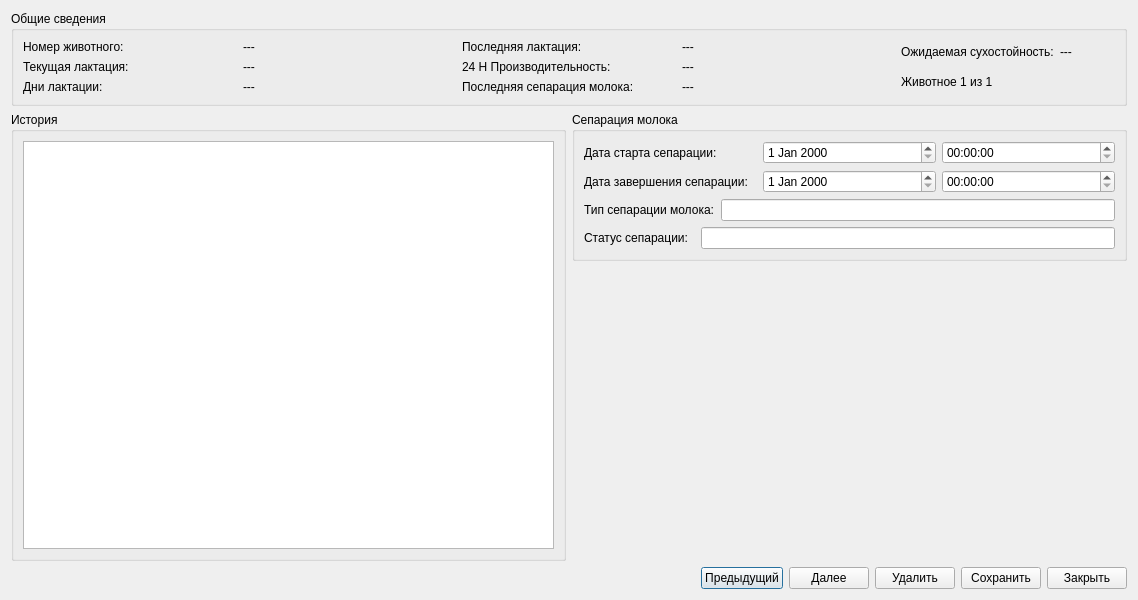
<?xml version="1.0" encoding="UTF-8"?>
<ui version="4.0">
 <class>form_dataentry_dataentry___milk_separationoff_add</class>
 <widget class="QDialog" name="form_dataentry_dataentry___milk_separationoff_add">
  <property name="geometry">
   <rect>
    <x>0</x>
    <y>0</y>
    <width>1138</width>
    <height>600</height>
   </rect>
  </property>
  <property name="windowTitle">
   <string>Dialog</string>
  </property>
  <layout class="QVBoxLayout" name="verticalLayout_9">
   <item>
    <widget class="QGroupBox" name="groupBox_3">
     <property name="title">
      <string>Общие сведения</string>
     </property>
     <layout class="QHBoxLayout" name="horizontalLayout_3">
      <item>
       <layout class="QVBoxLayout" name="verticalLayout_3">
        <item>
         <widget class="QLabel" name="label_2">
          <property name="text">
           <string>Номер животного:</string>
          </property>
         </widget>
        </item>
        <item>
         <widget class="QLabel" name="label_3">
          <property name="text">
           <string>Текущая лактация:</string>
          </property>
         </widget>
        </item>
        <item>
         <widget class="QLabel" name="label_4">
          <property name="text">
           <string>Дни лактации:</string>
          </property>
         </widget>
        </item>
       </layout>
      </item>
      <item>
       <layout class="QVBoxLayout" name="verticalLayout_4">
        <item>
         <widget class="QLabel" name="label_number">
          <property name="text">
           <string>---</string>
          </property>
         </widget>
        </item>
        <item>
         <widget class="QLabel" name="label_current_lactation">
          <property name="text">
           <string>---</string>
          </property>
         </widget>
        </item>
        <item>
         <widget class="QLabel" name="label_days_lactation">
          <property name="text">
           <string>---</string>
          </property>
         </widget>
        </item>
       </layout>
      </item>
      <item>
       <layout class="QVBoxLayout" name="verticalLayout_5">
        <item>
         <widget class="QLabel" name="label_5">
          <property name="text">
           <string>Последняя лактация:</string>
          </property>
         </widget>
        </item>
        <item>
         <widget class="QLabel" name="label_6">
          <property name="text">
           <string>24 H Производительность:</string>
          </property>
         </widget>
        </item>
        <item>
         <widget class="QLabel" name="label_7">
          <property name="text">
           <string>Последняя сепарация молока:</string>
          </property>
         </widget>
        </item>
       </layout>
      </item>
      <item>
       <layout class="QVBoxLayout" name="verticalLayout_6">
        <item>
         <widget class="QLabel" name="label_last_lactation">
          <property name="text">
           <string>---</string>
          </property>
         </widget>
        </item>
        <item>
         <widget class="QLabel" name="label_24_H_product">
          <property name="text">
           <string>---</string>
          </property>
         </widget>
        </item>
        <item>
         <widget class="QLabel" name="label_last_milk_separation">
          <property name="text">
           <string>---</string>
          </property>
         </widget>
        </item>
       </layout>
      </item>
      <item>
       <layout class="QVBoxLayout" name="verticalLayout_7">
        <item>
         <layout class="QHBoxLayout" name="horizontalLayout_2">
          <item>
           <widget class="QLabel" name="label_8">
            <property name="text">
             <string>Ожидаемая сухостойность:</string>
            </property>
           </widget>
          </item>
          <item>
           <widget class="QLabel" name="label_expected_dry">
            <property name="text">
             <string>---</string>
            </property>
           </widget>
          </item>
         </layout>
        </item>
        <item>
         <widget class="QLabel" name="label_9">
          <property name="text">
           <string>Животное 1 из 1</string>
          </property>
         </widget>
        </item>
       </layout>
      </item>
     </layout>
    </widget>
   </item>
   <item>
    <layout class="QHBoxLayout" name="horizontalLayout_5">
     <item>
      <widget class="QGroupBox" name="groupBox">
       <property name="title">
        <string>История</string>
       </property>
       <layout class="QVBoxLayout" name="verticalLayout">
        <item>
         <widget class="QTableWidget" name="tableWidget"/>
        </item>
       </layout>
      </widget>
     </item>
     <item>
      <layout class="QVBoxLayout" name="verticalLayout_2">
       <item>
        <widget class="QGroupBox" name="groupBox_2">
         <property name="title">
          <string>Сепарация молока</string>
         </property>
         <layout class="QVBoxLayout" name="verticalLayout_8">
          <item>
           <layout class="QHBoxLayout" name="horizontalLayout_6">
            <item>
             <layout class="QHBoxLayout" name="horizontalLayout">
              <item>
               <widget class="QLabel" name="label">
                <property name="text">
                 <string>Дата старта сепарации:</string>
                </property>
               </widget>
              </item>
              <item>
               <widget class="QDateEdit" name="dateEdit_start_separation"/>
              </item>
              <item>
               <widget class="QTimeEdit" name="timeEdit_start_separation"/>
              </item>
             </layout>
            </item>
           </layout>
          </item>
          <item>
           <layout class="QHBoxLayout" name="horizontalLayout_10">
            <item>
             <widget class="QLabel" name="label_14">
              <property name="text">
               <string>Дата завершения сепарации:</string>
              </property>
             </widget>
            </item>
            <item>
             <widget class="QDateEdit" name="dateEdit_end_separation"/>
            </item>
            <item>
             <widget class="QTimeEdit" name="timeEdit_end_separation"/>
            </item>
           </layout>
          </item>
          <item>
           <layout class="QHBoxLayout" name="horizontalLayout_4">
            <item>
             <widget class="QLabel" name="label_13">
              <property name="text">
               <string>Тип сепарации молока:</string>
              </property>
             </widget>
            </item>
            <item>
             <widget class="QLineEdit" name="lineEdit_type_milk_separation"/>
            </item>
           </layout>
          </item>
          <item>
           <layout class="QHBoxLayout" name="horizontalLayout_13">
            <item>
             <widget class="QLabel" name="label_17">
              <property name="text">
               <string>Статус сепарации:  </string>
              </property>
             </widget>
            </item>
            <item>
             <widget class="QLineEdit" name="lineEdit_status_separation"/>
            </item>
           </layout>
          </item>
         </layout>
        </widget>
       </item>
       <item>
        <spacer name="verticalSpacer">
         <property name="orientation">
          <enum>Qt::Vertical</enum>
         </property>
         <property name="sizeHint" stdset="0">
          <size>
           <width>20</width>
           <height>40</height>
          </size>
         </property>
        </spacer>
       </item>
      </layout>
     </item>
    </layout>
   </item>
   <item>
    <layout class="QHBoxLayout" name="horizontalLayout_7">
     <item>
      <spacer name="horizontalSpacer">
       <property name="orientation">
        <enum>Qt::Horizontal</enum>
       </property>
       <property name="sizeHint" stdset="0">
        <size>
         <width>40</width>
         <height>20</height>
        </size>
       </property>
      </spacer>
     </item>
     <item>
      <widget class="QPushButton" name="pushButton">
       <property name="text">
        <string>Предыдущий</string>
       </property>
      </widget>
     </item>
     <item>
      <widget class="QPushButton" name="pushButton_2">
       <property name="text">
        <string>Далее</string>
       </property>
      </widget>
     </item>
     <item>
      <widget class="QPushButton" name="pushButton_5">
       <property name="text">
        <string>Удалить</string>
       </property>
      </widget>
     </item>
     <item>
      <widget class="QPushButton" name="pushButton_3">
       <property name="text">
        <string>Сохранить</string>
       </property>
      </widget>
     </item>
     <item>
      <widget class="QPushButton" name="pushButton_4">
       <property name="text">
        <string>Закрыть</string>
       </property>
      </widget>
     </item>
    </layout>
   </item>
  </layout>
 </widget>
 <resources/>
 <connections/>
</ui>
